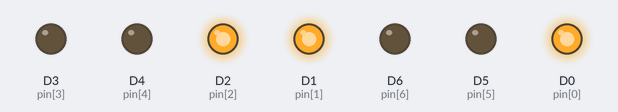
A sketch run on a simulated ESP8266 (NodeMCU). Shown: output pins drawn as LEDs (lit = HIGH).

Above: at 0.06 s.
At 0.42 s:
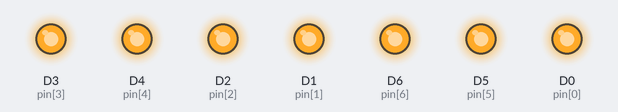
At 0.91 s:
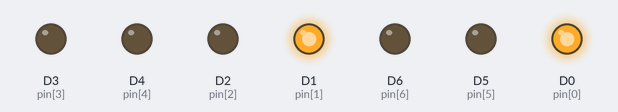
At 1.1 s:
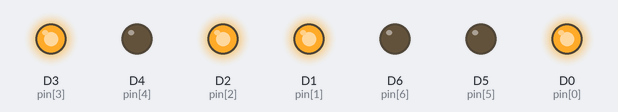
At 1.65 s:
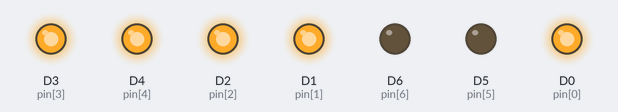
At 2.51 s:
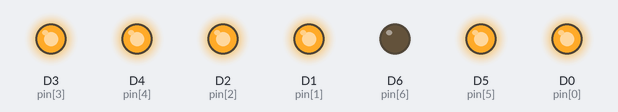
Timing chart, 0 to 3.0 s (numbered marks = the images above):
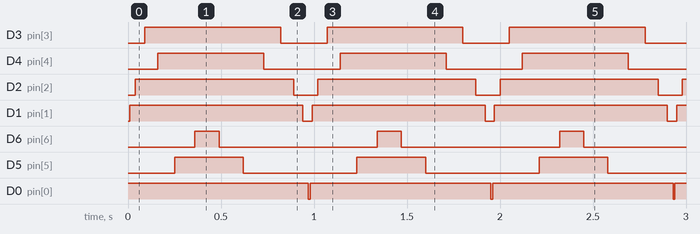

The sketch:

led_blink.ino
```cpp
int pin[7] = {D0, D1, D2, D3, D4, D5, D6};

void setup() {
  // put your setup code here, to run once:
  for(int i=0; i<7; i++)
    pinMode(pin[i], OUTPUT);
}

void on(int pin){
  digitalWrite(pin, HIGH);
}

void off(int pin){
  digitalWrite(pin, LOW);
}

void loop() {
  // put your main code here, to run repeatedly:
 for(int i=0;i<7;i++){
    on(pin[i]);
    delay(10+i*20);
  }

  for(int i=6;i>-1;i--){
    off(pin[i]);
    delay(10+i*20);
  }

}
```

Measured:
- by itself, D3 (pin[3]): alternates HIGH for 0.73 s and LOW for 0.25 s
- by itself, D4 (pin[4]): alternates HIGH for 0.57 s and LOW for 0.41 s
- by itself, D2 (pin[2]): alternates HIGH for 0.85 s and LOW for 0.13 s
- by itself, D1 (pin[1]): alternates HIGH for 0.93 s and LOW for 0.05 s
- by itself, D6 (pin[6]): alternates HIGH for 0.13 s and LOW for 0.85 s
- by itself, D5 (pin[5]): alternates HIGH for 0.37 s and LOW for 0.61 s
- by itself, D0 (pin[0]): alternates HIGH for 0.97 s and LOW for 0.01 s
